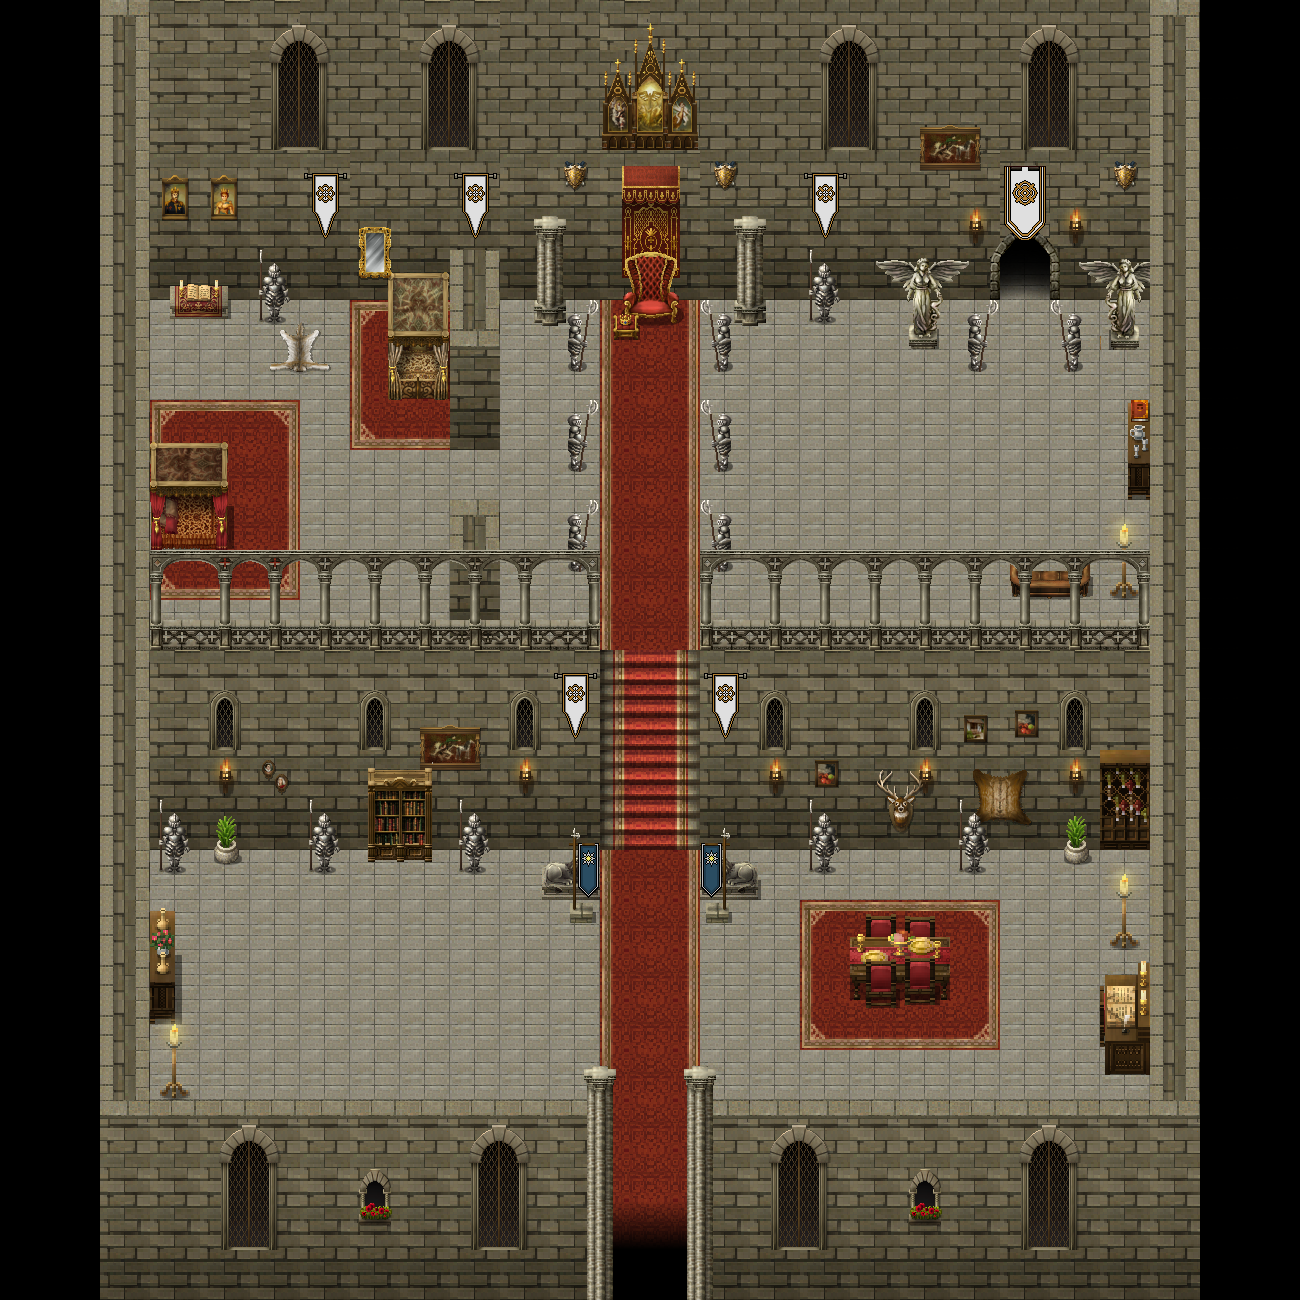

A level layout from a 2D game, rendered from its tile map. Below: a short description, then the map file with tile-grid data replaced by summaries:
An orthogonal 26x26 tile map with 50x50 px tiles, 8 tile layers (BG 1, BG 2, BG 3, BG 4, ...), 1 hidden layer not drawn, 3 tilesets and 21 objects.

<map version="1.2" tiledversion="1.2.5" orientation="orthogonal" renderorder="right-down" width="26" height="26" tilewidth="50" tileheight="50" infinite="0" nextlayerid="14" nextobjectid="161">
 <properties>
  <property name="dimming" value="0.3" />
  <property name="musicpath" value="res/music/castle.ogg" />
  <property name="tilesetpath" value="res/map/gandriacastle/tileset_map_gandriacastle.png" />
 </properties>
 <tileset firstgid="1" name="tileset_map_gandriacastle" tilewidth="50" tileheight="50" spacing="2" margin="1" tilecount="529" columns="23">
  <image source="tileset_map_gandriacastle.png" width="1200" height="1200" />
  <tile id="79">
   <properties>
    <property name="light" value="25,25,100,150,0.8" />
   </properties>
   <animation>
    <frame tileid="79" duration="100" />
    <frame tileid="80" duration="100" />
    <frame tileid="81" duration="100" />
   </animation>
  </tile>
  <tile id="81">
   <objectgroup draworder="index" />
  </tile>
  <tile id="102">
   <objectgroup draworder="index">
    <object id="1" x="18" y="0" width="10" height="46" />
   </objectgroup>
  </tile>
  <tile id="104">
   <objectgroup draworder="index">
    <object id="1" x="0" y="0" width="8" height="50" />
   </objectgroup>
  </tile>
  <tile id="172">
   <properties>
    <property name="light" value="10,15,50,100,1" />
   </properties>
   <animation>
    <frame tileid="172" duration="100" />
    <frame tileid="173" duration="100" />
    <frame tileid="174" duration="100" />
   </animation>
  </tile>
  <tile id="195">
   <properties>
    <property name="light" value="25,15,50,100,1" />
   </properties>
   <animation>
    <frame tileid="195" duration="100" />
    <frame tileid="196" duration="100" />
    <frame tileid="197" duration="100" />
   </animation>
  </tile>
  <tile id="218">
   <properties>
    <property name="light" value="40,10,50,100,1" />
   </properties>
   <animation>
    <frame tileid="218" duration="100" />
    <frame tileid="219" duration="100" />
    <frame tileid="220" duration="100" />
   </animation>
  </tile>
  <tile id="259">
   <objectgroup draworder="index">
    <object id="1" x="20" y="0" width="25" height="25" />
   </objectgroup>
  </tile>
  <tile id="260">
   <objectgroup draworder="index">
    <object id="1" x="5" y="0" width="25" height="25" />
   </objectgroup>
  </tile>
 </tileset>
 <tileset firstgid="530" name="tileset_map_npcs" tilewidth="50" tileheight="50" spacing="2" margin="1" tilecount="77" columns="7">
  <image source="../../convenience/tilesets/tileset_map_npcs.png" width="364" height="574" />
 </tileset>
 <tileset firstgid="607" name="tileset_map_dynamic_tiles" tilewidth="50" tileheight="50" spacing="2" margin="1" tilecount="220" columns="20">
  <image source="../../convenience/tilesets/tileset_map_dynamic_tiles.png" width="1040" height="572" />
 </tileset>
 <layer id="1" name="BG 1" width="26" height="26">
  <data>[676 cells, 636 non-empty, 21 distinct tile ids]</data>
 </layer>
 <layer id="2" name="BG 2" width="26" height="26">
  <data>[676 cells, 184 non-empty, 100 distinct tile ids]</data>
 </layer>
 <layer id="3" name="BG 3" width="26" height="26">
  <data>[676 cells, 76 non-empty, 47 distinct tile ids]</data>
 </layer>
 <layer id="4" name="BG 4" width="26" height="26">
  <data>[676 cells, 0 non-empty, 0 distinct tile ids]</data>
 </layer>
 <layer id="5" name="LFG 1" width="26" height="26">
  <data>[676 cells, 165 non-empty, 22 distinct tile ids]</data>
 </layer>
 <layer id="6" name="LFG 2" width="26" height="26">
  <data>[676 cells, 24 non-empty, 8 distinct tile ids]</data>
 </layer>
 <layer id="7" name="LFG 3" width="26" height="26">
  <data>[676 cells, 2 non-empty, 2 distinct tile ids]</data>
 </layer>
 <layer id="8" name="LFG 4" width="26" height="26">
  <data>[676 cells, 0 non-empty, 0 distinct tile ids]</data>
 </layer>
 <layer id="9" name="collidable" width="26" height="26" visible="0">
  <data>[676 cells, 429 non-empty, 1 distinct tile ids]</data>
 </layer>
 <objectgroup id="10" name="collidable">
  <object id="148" x="1125" y="400" width="25" height="100" />
  <object id="149" x="150" y="912.5" width="25" height="112.5" />
  <object id="151" x="387.5" y="300" width="62.5" height="100" />
  <object id="152" x="150" y="500" width="75" height="50" />
  <object id="154" x="1100" y="1000" width="50" height="75" />
  <object id="155" x="912.5" y="300" width="25" height="50" />
  <object id="156" x="1112.5" y="300" width="25" height="50" />
  <object id="159" x="965" y="350" width="20" height="37.5" />
  <object id="160" x="1062.5" y="350" width="20" height="37.5" />
 </objectgroup>
 <objectgroup id="11" name="npc">
  <object id="143" gid="590" x="625" y="337.5" width="50" height="50">
   <properties>
    <property name="id" value="npc_loganthird" />
   </properties>
  </object>
  <object id="146" gid="592" x="550" y="1050" width="50" height="50">
   <properties>
    <property name="id" value="npc_royalguard_t" />
   </properties>
  </object>
  <object id="147" gid="593" x="700" y="1050" width="50" height="50">
   <properties>
    <property name="id" value="npc_royalguard_i" />
   </properties>
  </object>
 </objectgroup>
 <objectgroup id="12" name="trigger">
  <object id="128" x="600" y="1250" width="100" height="50">
   <properties>
    <property name="map entry" value="res/map/gandria/gandria.tmx,515,760" />
    <property name="persistent" value="" />
   </properties>
  </object>
  <object id="158" x="1000" y="250" width="50" height="25">
   <properties>
    <property name="level entry" value="res/level/hallway/hallway.tmx,210,560" />
    <property name="persistent" value="" />
   </properties>
  </object>
 </objectgroup>
 <objectgroup id="13" name="dynamic">
  <object id="142" gid="651" x="1000" y="300" width="50" height="50">
   <properties>
    <property name="conditions" value="default,hallway_open" />
   </properties>
  </object>
  <object id="144" gid="651" x="600" y="650" width="50" height="50">
   <properties>
    <property name="conditions" value="default,king_open" />
   </properties>
  </object>
  <object id="145" gid="651" x="650" y="650" width="50" height="50">
   <properties>
    <property name="conditions" value="default,king_open" />
   </properties>
  </object>
 </objectgroup>
</map>
